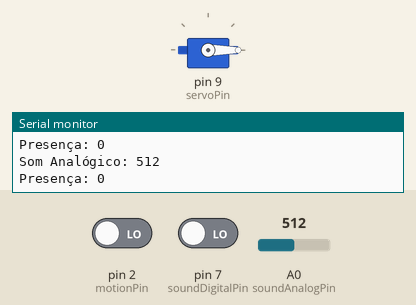
The sketch below on a simulated Arduino Uno, built with avr-gcc and run on an emulated ATmega328P. On the bench: servo, the last lines printed to the serial monitor. The inputs (shaded band) are chosen by the test bench; at power-on: pin 2 (motionPin) LOW, pin 7 (soundDigitalPin) LOW, A0 (soundAnalogPin) = 512.

Above: at 1.2 s.
1.3 s: pin 2 (motionPin) driven HIGH
At 2.5 s:
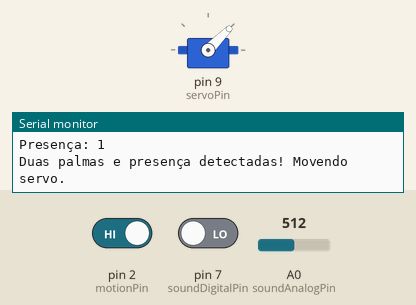
Timing chart, 0 to 8.2 s (numbered marks = the images above; inputs shaded):
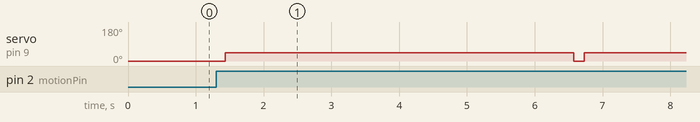

The sketch:

drawer_locker.ino
```cpp
#include <Servo.h>

// Pinos do Arduino
int soundDigitalPin = 7;  // Interface digital do KY-037
int soundAnalogPin = A0;  // Interface analógica do KY-037
int motionPin = 2;        // Pino do sensor de movimento HCSR501
int servoPin = 9;         // Pino do servo motor (substituindo o LED)

// Variáveis para leitura
int soundDigitalVal;
int motionVal;
int clapCount = 0;
int motionCount = 0;
unsigned long lastClapTime = 0;
const int clapInterval = 10000;
const int threshold = 389;

Servo servo;

void setup() {
  pinMode(soundDigitalPin, INPUT);
  pinMode(soundAnalogPin, INPUT);
  pinMode(motionPin, INPUT);

  servo.attach(servoPin); // Conecta o servo ao pino
  servo.write(0);         // Define posição inicial (fechado)

  Serial.begin(9600);
}

void loop() {
  int soundAnalogValue = analogRead(soundAnalogPin);
  soundDigitalVal = digitalRead(soundDigitalPin);
  motionVal = digitalRead(motionPin);

  if (motionVal == HIGH) {
    motionCount++;
  }

  if (motionCount > 0) {
    if (soundAnalogValue > threshold) {
      unsigned long currentTime = millis();
      clapCount++;

    if (clapCount == 2) {
        Serial.println("Duas palmas e presença detectadas! Movendo servo.");

        servo.write(45);
        delay(5000);
        motionCount = 0;
      }
    if (clapCount == 5) {
        servo.write(0);

        clapCount = 0;
        lastClapTime = 0;
        motionCount = 0;
      }
    else if ((currentTime - lastClapTime) <= clapInterval) {
        lastClapTime = currentTime;
        Serial.print("Palma detectada! Contagem: ");
        Serial.println(clapCount);
      }
    }
  }

  Serial.print("Som Analógico: ");
  Serial.println(soundAnalogValue);
  Serial.print("Presença: ");
  Serial.println(motionCount);
}
```

Measured:
- after the input at 1.3 s, servo on pin 9 (servoPin): 0° → 45° after 0.14 s, → 0° 5.1 s later, → 45° 0.16 s later
